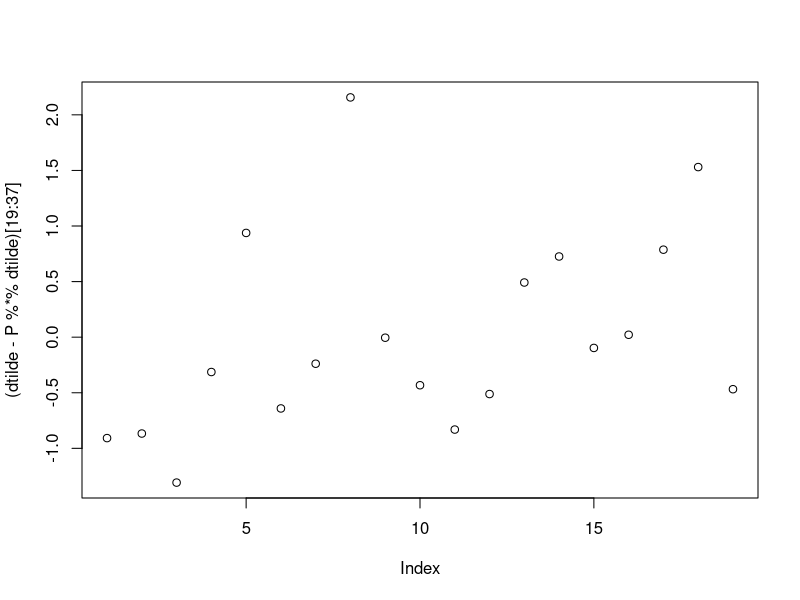
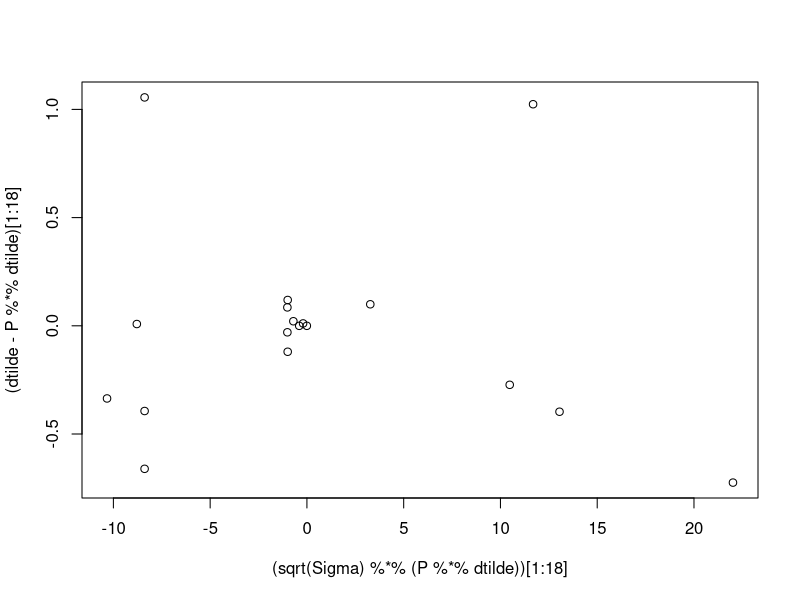

Generate these figures, in order, with R:
library("pracma")
#Sigma=read.table("Sigmany400.txt")
#Sigma=as.matrix(Sigma)
#Sigma=Sigma/400^2
#Sigma[11,11]=Sigma[11,11]*400^2
C=read.table("Cny.txt")
C=as.matrix(C)
D=read.table("D.txt")
D=as.matrix(D)
effekt=read.table("effekt.txt")
effekt=as.matrix(effekt)
d=c(effekt/400,400)
Sigma=diag((d*0.01)^2)
invsqrtSigma=solve(sqrt(Sigma))
dtilde=invsqrtSigma%*%d
Dtilde=invsqrtSigma%*%D
DTD=t(Dtilde)%*%Dtilde
Nulm=matrix(rep(0,676),26,26)
A=matrix(c(rbind(DTD,C),rbind(t(C),Nulm)),63,63)
Ainv=solve(A)
Beta=Ainv%*%c(t(Dtilde)%*%dtilde,rep(0,26))
Beta[1:37]#Her er det første estimat for strømstyrker og spændinger i hele netværket:
for(i in 1:500)
{
  d=c((effekt)/c(Beta[21:22],Beta[25],Beta[27],Beta[29],Beta[31],Beta[33],Beta[35:37]),400)
  Sigma=diag((d*0.01)^2)
  invsqrtSigma=solve(sqrt(Sigma))
  dtilde=invsqrtSigma%*%d
  Dtilde=invsqrtSigma%*%D
  DTD=t(Dtilde)%*%Dtilde
  A=matrix(c(rbind(DTD,C),rbind(t(C),Nulm)),63,63)
  Ainv=solve(A)
  Beta=Ainv%*%c(t(Dtilde)%*%dtilde,rep(0,26))
}
Beta[1:37]#Her har vi divideret med de estimerede spændinger for at finde strømstyrken. (Istedet for bare at dividere dem alle med 400.) Vi itererer til konvergens.
konf=matrix(rep(0,74),37,2)
for(i in 1:37)
{
  konf[i,1]=Beta[i]-1.959963984540*sqrt(Ainv[i,i])
  konf[i,2]=Beta[i]+1.959963984540*sqrt(Ainv[i,i])
}
konf#Konfidensintervaller for parametrene:
z=c()#H_0i: spændingen i knude i er mindre end T volt:
T=390
for(i in 19:37)
{
  z=c(z,(Beta[i]-T)/sqrt(Ainv[i,i])) #Wald's test
}
z
1-pnorm(z)# p-værdier udregnes. hvis p-værdien er under 0.05, så kan vi med 95% sikkerhed sige, at den knude ikke har spænding lavere end T (forkaste H_0i).


simdata=rnorm(37,mean=Beta[1:37],sd=abs(Beta[1:37])*0.01)
Sigma=diag((Beta[1:37]*0.01)^2)#diag(37)
D=diag(rep(1,37))
invsqrtSigma=solve(sqrt(Sigma))
dtilde=invsqrtSigma%*%simdata
Dtilde=invsqrtSigma%*%D
DTD=t(Dtilde)%*%Dtilde
Nulm=matrix(rep(0,676),26,26)
A=matrix(c(rbind(DTD,C),rbind(t(C),Nulm)),63,63)
Ainv=solve(A)
Beta=Ainv%*%c(t(Dtilde)%*%dtilde,rep(0,26))
Beta[1:37]
P=Dtilde%*%Ainv[1:37,1:37]%*%t(Dtilde)
plot((dtilde-P%*%dtilde)[19:37])#Residualplot i forhold til indeks
plot((sqrt(Sigma)%*%(P%*%dtilde))[1:18],(dtilde-P%*%dtilde)[1:18])#residualplot ift fittede værdier
# P%*%dtilde
P%*%simdata
(dtilde-P%*%dtilde)#residualer på den ene måde
dtilde-Dtilde%*%Beta[1:37]#residualer på den anden måde
# Beta[1:18]
# (sqrt(Sigma)%*%(P%*%dtilde))[1:18]
lev=c()
for(i in 1:37)
{
  lev=c(lev,P[i,i])
}
d=simdata
for(i in 1:37)
{
  if(min(lev)<0.9999999999)
  {
    remove=match(min(lev),lev)
    Sigma=Sigma[-remove,-remove]
    D=D[-remove,]
    d=d[-remove]
    invsqrtSigma=solve(sqrt(Sigma))
    Dtilde=invsqrtSigma%*%D
    DTD=t(Dtilde)%*%Dtilde
    A=matrix(c(rbind(DTD,C),rbind(t(C),Nulm)),63,63)
    Ainv=solve(A)
    P=Dtilde%*%Ainv[1:37,1:37]%*%t(Dtilde)
    lev=c()
    for(j in 1:length(d))
    {
      lev=c(lev,P[j,j])
    }
    print(lev)
  }
}
D #D efter vi har fjernet målinger med leverage metoden
# c(Beta[2:3],Beta[6],Beta[8],Beta[10],Beta[12],Beta[14],Beta[16:19])
# d=rnorm(11,mean=c(Beta[2:3],Beta[6],Beta[8],Beta[10],Beta[12],Beta[14],Beta[16:19]),sd=sqrt((c(Beta[2:3],Beta[6],Beta[8],Beta[10],Beta[12],Beta[14],Beta[16:19])*0.01)^2))
# Sigma=diag((d*0.01)^2)
# invsqrtSigma=solve(sqrt(Sigma))
# dtilde=invsqrtSigma%*%d
# Dtilde=invsqrtSigma%*%D
# DTD=t(Dtilde)%*%Dtilde
# Nulm=matrix(rep(0,676),26,26)
# A=matrix(c(rbind(DTD,C),rbind(t(C),Nulm)),63,63)
# Ainv=solve(A)
# Beta=Ainv%*%c(t(Dtilde)%*%dtilde,rep(0,26))
# dtilde-Dtilde%*%Beta[1:37]
# dtilde-Dtilde%*%Ainv[1:37,1:37]%*%t(Dtilde)%*%dtilde
# plot(1:11,dtilde-Dtilde%*%Ainv[1:37,1:37]%*%t(Dtilde)%*%dtilde)
# simdata=rnorm(37,mean=Beta[1:37],sd=sqrt(Beta[1:37]^2)*0.01)
# Sigma=diag((simdata*0.01)^2)
# D=diag(rep(1,37))
# invsqrtSigma=solve(sqrt(Sigma))
# dtilde=invsqrtSigma%*%simdata
# Dtilde=invsqrtSigma%*%D
# DTD=t(Dtilde)%*%Dtilde
# Nulm=matrix(rep(0,676),26,26)
# A=matrix(c(rbind(DTD,C),rbind(t(C),Nulm)),63,63)
# Ainv=solve(A)
# Beta=Ainv%*%c(t(Dtilde)%*%dtilde,rep(0,26))
# Beta[1:37]
# P=Dtilde%*%Ainv[1:37,1:37]%*%t(Dtilde)
# plot((dtilde-P%*%dtilde)[19:37])#Residualplot i forhold til indeks
# plot((sqrt(Sigma)%*%(P%*%dtilde))[1:18],(dtilde-P%*%dtilde)[1:18])#residualplot ift fittede værdier
# P%*%dtilde
# P%*%simdata
# P
# (dtilde-P%*%dtilde)#residualer på den ene måde
# dtilde-Dtilde%*%Beta[1:37]#residualer på den anden måde
# Beta[1:18]
# (sqrt(Sigma)%*%(P%*%dtilde))[1:18]
# lev=c()
# for(i in 1:37)
# {
#   lev=c(lev,P[i,i])
# }
# remove=match(min(lev),lev)
